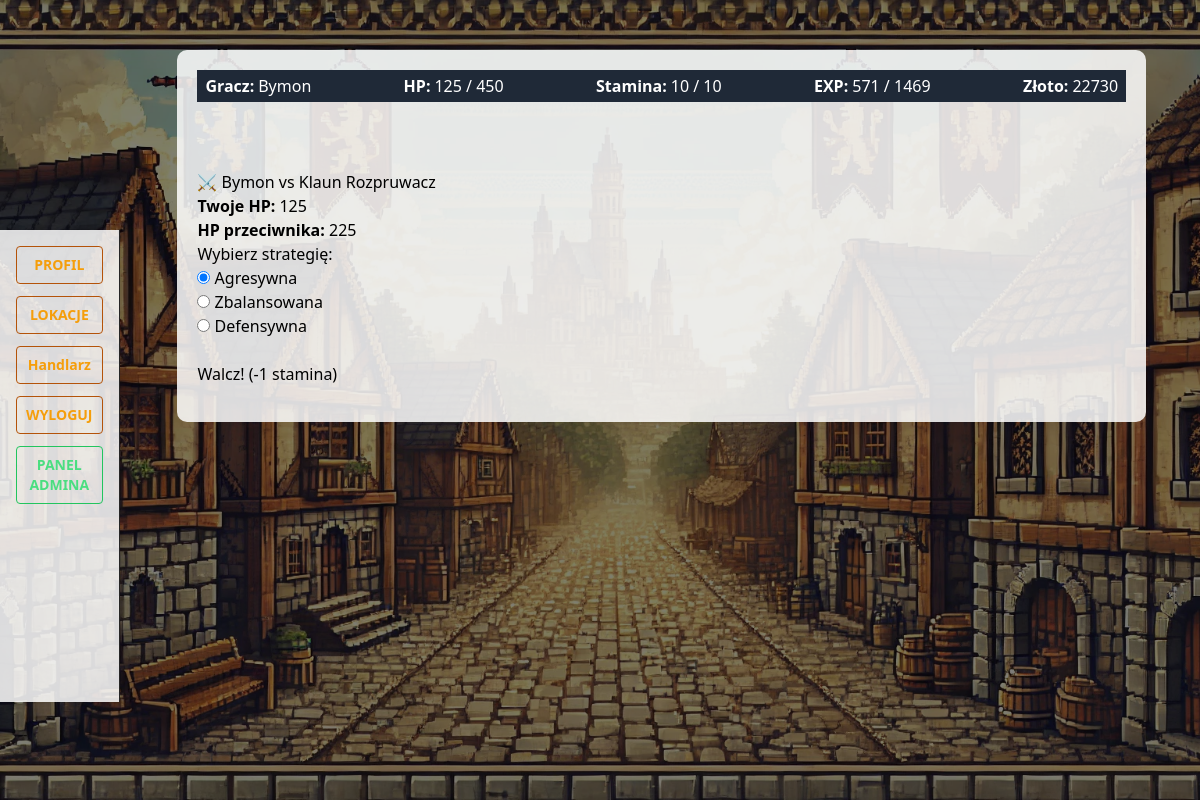
Page /lokacje/fight/5/ (signed in) on the earlier database version.
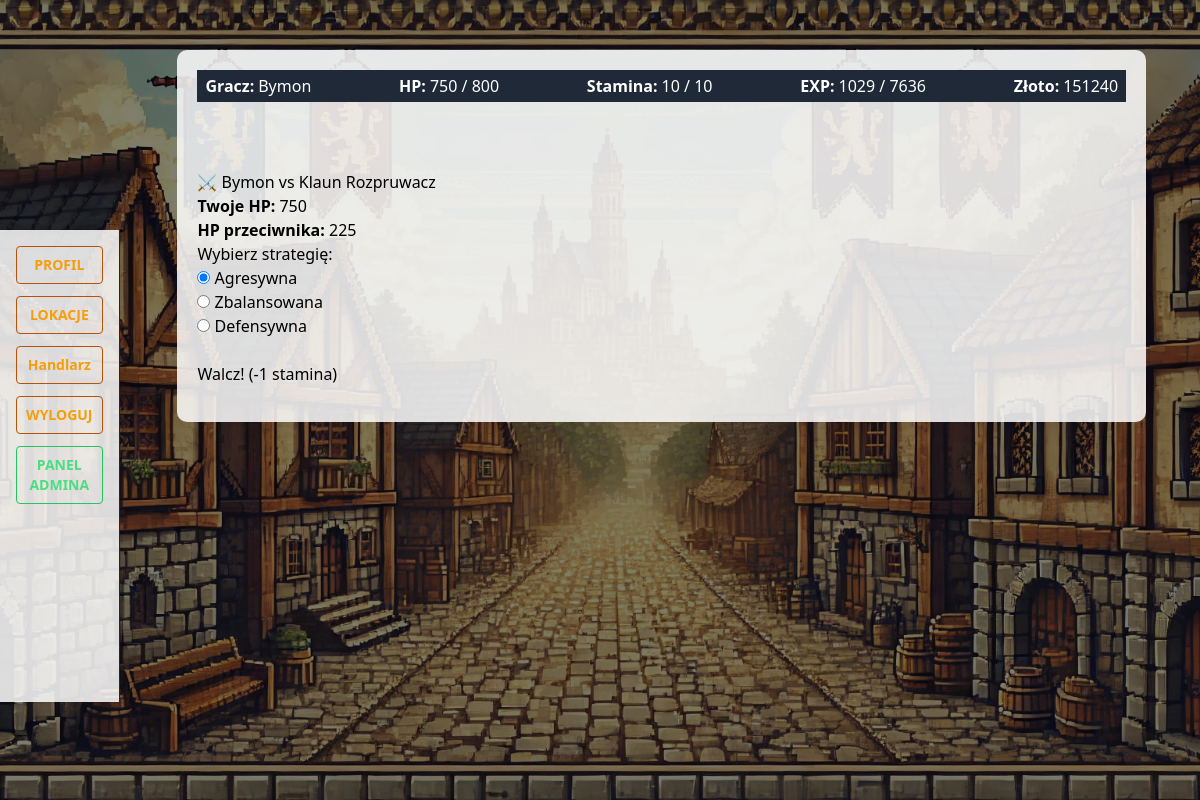
Same page on the later database version.
### user_profile/models.py (models this page shows, shortened)
class UserProfile(models.Model):
    user = models.OneToOneField(User, on_delete=models.CASCADE)
    strength = models.IntegerField(default=1)
    dexterity = models.IntegerField(default=1)
    constitution = models.IntegerField(default=1)
    intelligence = models.IntegerField(default=1)
    level = models.IntegerField(default=1)
    experience = models.IntegerField(default=0)
    stat_points = models.IntegerField(default=0)
    gold = models.IntegerField(default=0)
    max_hp = models.IntegerField(default=100)
    hp = models.IntegerField(default=100)
    base_hp = models.IntegerField(default=100)
    max_stamina = models.IntegerField(default=10)
    stamina = models.IntegerField(default=10)
    attack = models.IntegerField(default=0)
    base_attack = models.IntegerField(default=0)
    defence = models.IntegerField(default=0)
    base_defence = models.IntegerField(default=0)
    base_strength = models.IntegerField(default=1)
    base_dexterity = models.IntegerField(default=1)
    base_constitution = models.IntegerField(default=1)
    base_intelligence = models.IntegerField(default=1)
    last_regen = models.DateTimeField(default=timezone.now)
    last_regen_stm = models.DateTimeField(default=timezone.now)
    def lvlup_exp(self):
        return math.floor(100 * (self.level ** 1.5))
    def stamina_regen(self):
        regen_timer = timezone.now() - self.last_regen_stm
        regen_minutes = regen_timer.total_seconds() / 60
        regen_amount = math.floor((self.intelligence / 2) * round(regen_minutes))
        new_stamina = self.stamina + regen_amount
        if new_stamina > self.max_stamina:
            self.stamina = self.max_stamina
        else:
            self.stamina = round(new_stamina)
        if regen_amount > 0 or self.stamina == self.max_stamina:
            self.last_regen_stm = timezone.now()
        self.save()

### lokacje/models.py (models this page shows, shortened)
class Enemy(models.Model):
    ENEMY_TYPES = [
        ('normal', 'Normalny'),
        ('elite', 'Elita'),
        ('boss', 'Boss'),
    ]
    name = models.CharField(max_length=25, default="test_object")
    description = models.TextField(default="Opis przeciwnika", blank=True)
    lvl = models.PositiveIntegerField(default=1)
    base_strenght = models.IntegerField(default=1)  # UWAGA: literówka, popraw tylko jeśli robisz migrację!
    base_intelect = models.IntegerField(default=1)  # UWAGA: literówka, popraw tylko jeśli robisz migrację!
    base_dexterity = models.IntegerField(default=1)
    base_constitution = models.IntegerField(default=1)
    gold_drop = models.IntegerField(default=0)
    base_hp = models.IntegerField(default=100)
    base_attack = models.IntegerField(default=0)
    base_defence = models.IntegerField(default=0)
    loot_table = models.ManyToManyField(Item, blank=True, related_name='loot_table')
    type = models.CharField(max_length=10, choices=ENEMY_TYPES, default='normal')
    created_at = models.DateTimeField(auto_now_add=True)
    updated_at = models.DateTimeField(auto_now=True)
    drop_chance = models.DecimalField(decimal_places=2, max_digits=3, default=0.01)

### lokacje/views.py (the view, shortened to what this page needs)
# urls.py: path('fight/<int:enemy_id>/', views.fight_view, name='fight'),
@login_required
def fight_view(request, enemy_id):
    enemy = get_object_or_404(Enemy, id=enemy_id)
    user_profile = get_object_or_404(UserProfile, user=request.user)
    user_profile.stamina_regen()
    if user_profile.stamina < 1:
        return render(request, 'lokacje/fight_result_partial.html', {
            'log': ["❌ Nie masz wystarczającej staminy, aby rozpocząć walkę!"],
            'result': 'fail',
        })
    return render(request, 'lokacje/fight.html', {
        'user_profile': user_profile,
        'enemy': enemy,
    })

### inventory/context_processors.py (called while the page is built)
def player_banner_context(request):
    if request.user.is_authenticated:
        try:
            player = UserProfile.objects.get(user=request.user)
            return {'player': player}
        except UserProfile.DoesNotExist:
            return {}
    return {}

### lokacje/templates/lokacje/fight.html (shortened to what this page needs)
{% extends "base.html" %}
{% load static %}
{% block sidebar%}
{% include 'sidebar.html' %}
{% endblock %}
{% block banner_up %}
    {% include 'banner_up.html' %}
{% endblock %}
{% block content %}
<h1>⚔️ {{ user_profile.user.username }} vs {{ enemy.name }}</h1>
<p><strong>Twoje HP:</strong> {{ user_profile.hp }}</p>
<p><strong>HP przeciwnika:</strong> {{ enemy.base_hp }}</p>
<form
  id="fight-form"
  hx-post="{% url 'fight' enemy.id %}"
  hx-target="#fight-result"
  hx-swap="innerHTML"
  hx-on::after-request="document.getElementById('player-banner').dispatchEvent(new Event('refresh'))"
>
  <label>Wybierz strategię:</label><br>
  <input type="radio" name="strategy" value="aggressive" checked> Agresywna<br>
  <input type="radio" name="strategy" value="balanced"> Zbalansowana<br>
  <input type="radio" name="strategy" value="defensive"> Defensywna<br><br>
  <button type="submit">Walcz! (-1 stamina)</button>
</form>
{% endblock %}

### templates/base.html (shortened to what this page needs)
<!DOCTYPE html>
{% load static %}
<html lang="pl">
  <head>
    <script src="https://cdn.tailwindcss.com"></script>
    <link  rel="stylesheet" href="{% static 'css/custom.css' %}" />
  </head>
  <body>
    <div class="overlay"></div>
    <div class="grid grid-cols-[1fr_9fr] gap-1">
      {% block sidebar %} {% endblock %}
      <div class="content">
        <div class="h-[100px] w-full">{% block banner_up %} {% endblock %}</div>
        <div class="">{% block content %} {% endblock %} </div>
      </div>
    </div>
  </body>
</html>

### templates/sidebar.html (shortened to what this page needs)
<aside id="sidebar" class="h-full bg-neutral-900 border-r border-neutral-800 p-4" aria-label="Sidebar">
  <div class="flex flex-col gap-3 text-sm">
    {% if user.is_authenticated %}
      <a href="{% url 'profil' %}"
         class="w-full text-center rounded bg-transparent border border-amber-700 text-amber-500 hover:bg-amber-700 hover:text-white transition py-2 font-semibold">
        PROFIL
      </a>
      <div class="relative group">
      <a href="{% url 'mapa' %}"
        class="w-full text-center rounded bg-transparent border border-amber-700 text-amber-500 hover:bg-amber-700 hover:text-white transition py-2 font-semibold block">
        LOKACJE
      </a>
    </div>
      <a href="{% url 'merchant_view' %}"
         class="w-full text-center rounded bg-transparent border border-amber-700 text-amber-500 hover:bg-amber-700 hover:text-white transition py-2 font-semibold">
        Handlarz
      </a>
      <a href="{% url 'logout_user' %}"
         class="w-full text-center rounded bg-transparent border border-amber-700 text-amber-500 hover:bg-amber-700 hover:text-white transition py-2 font-semibold">
        WYLOGUJ
      </a>
    {% endif %}
    {% if user.is_superuser %}
      <a href="/admin/"
         class="w-full text-center rounded bg-transparent border border-green-500 text-green-400 hover:bg-green-600 hover:text-white transition py-2 font-semibold">
        PANEL ADMINA
      </a>
    {% endif %}
  </div>
</aside>

### templates/banner_up.html
<div class="w-full bg-gray-800 text-white px-2 py-1"  id="player-banner">
  <div class="flex flex-col sm:flex-row flex-wrap items-center justify-between gap-2 text-xs sm:text-base">
    <div class="flex items-center gap-1">
      <span class="font-semibold">Gracz:</span>
      <span>{{ player.user.username }}</span>
    </div>
    <div class="flex items-center gap-1">
      <span class="font-semibold">HP:</span>
      <span>{{ player.hp }} / {{ player.max_hp }}</span>
    </div>
    <div class="flex items-center gap-1">
      <span class="font-semibold">Stamina:</span>
      <span>{{ player.stamina }} / {{ player.max_stamina }}</span>
    </div>
    <div class="flex items-center gap-1">
      <span class="font-semibold">EXP:</span>
      <span>{{ player.experience }} / {{ player.lvlup_exp }}</span>
    </div>
    <div class="flex items-center gap-1">
      <span class="font-semibold">Złoto:</span>
      <span>{{ player.gold }}</span>
    </div>
  </div>
</div>

### static/css/custom.css (style rules this page uses)
body { background: url('/static/images/background.jpg') no-repeat center center fixed; background-size: cover; color: black; }
.overlay { position: fixed; top: 0; left: 0; width: 100%; height: 100%; background: rgba(0, 0, 0, 0.5); z-index: 0; }
.content { position: relative; z-index: 1; background: rgba(255, 255, 255, 0.85); margin: 50px auto; padding: 20px; max-width: 95%; min-height: 50%; min-width: 90%; border-radius: 10px; }
#sidebar { background: rgba(255, 255, 255, 0.85); box-shadow: 2px 0 5px rgba(0, 0, 0, 0.1); z-index: 1; position: relative; top: 230px; }

Differences in the rows shown:
changed UserProfile "Bymon": hp "125" → "750"; max_hp "450" → "800"; experience "571" → "1029"; lvlup_exp "1469" → "7636"; gold "22730" → "151240"
